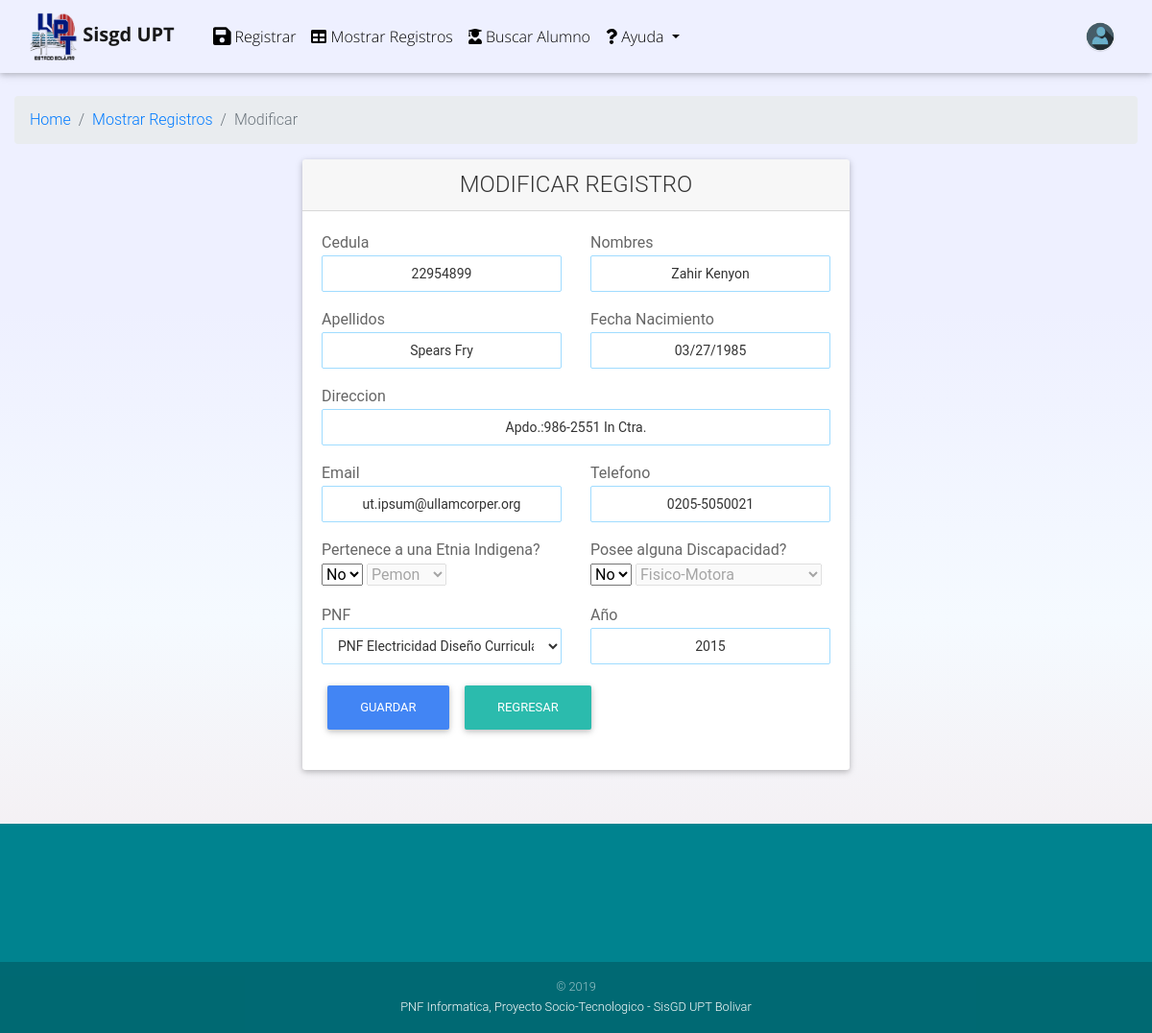
Screenshot of /modificar.php?id=1 (signed in) with the database file from the repository.
### tables this page shows
CREATE TABLE `estudiantes` (
  `id` mediumint(4) NOT NULL,
  `cedula` varchar(15) DEFAULT NULL,
  `nombres` varchar(255) DEFAULT NULL,
  `apellidos` varchar(255) DEFAULT NULL,
  `direccion` varchar(255) DEFAULT NULL,
  `fechanac` varchar(255) DEFAULT NULL,
  `email` varchar(255) DEFAULT NULL,
  `telefono` varchar(100) DEFAULT NULL,
  `indigena` text NOT NULL,
  `etnia` varchar(10) NOT NULL,
  `discapacitado` text NOT NULL,
  `discapacidad` varchar(10) NOT NULL,
  `pnf` varchar(255) DEFAULT NULL,
  `anno` varchar(255) DEFAULT NULL
);

### modificar.php (the view, shortened to what this page needs)
<?php
include 'sessionno.php';
$id = $_GET['id'];
$sql = "SELECT * FROM estudiantes WHERE id = '$id'";
$resultado = $mysqli->query($sql);
$row = $resultado->fetch_array(MYSQLI_ASSOC);
include 'head.php';
?>
<body class="hm-gradient">
    <?php include 'navbar.php'; ?>
    <div class="container">
        <nav aria-label="breadcrumb">
  <ol class="breadcrumb">
    <li class="breadcrumb-item"><a href="index.php">Home</a></li>
    <li class="breadcrumb-item"><a href="registrosper.php">Mostrar Registros</a></li>
    <li class="breadcrumb-item active" aria-current="page">Modificar</li>
  </ol>
</nav>
        <div class="row">
            <div class="col-md-3"></div>
            <div class="col-md-6"><div class="card login-box">
                <div class="card-header"><h3 style="text-align:center">MODIFICAR REGISTRO</h3>
                </div>
                <div class="card-body">
                    <form id="formnuevo" class="form-card" method="POST" action="update.php" autocomplete="off">
                        <div class="form-group row">
                            <div class="col-md-6">
                                Cedula <input type="number" class="form-control" id="cedula" name="cedula" placeholder="Cedula" value="<?php echo $row['cedula']; ?>">
                            </div>
                            <div class="col-md-6">
                                Nombres <input type="text" class="form-control" id="nombres" name="nombres" placeholder="Nombres" value="<?php echo $row['nombres']; ?>" required>
                            </div>
                        </div>
                        <div class="form-group row">
                            <div class="col-md-6">
                                Apellidos <input type="text" class="form-control" id="apellidos" name="apellidos" placeholder="Apellidos" value="<?php echo $row['apellidos']; ?>" required>
                            </div>
                            <div class="col-md-6">
                                Fecha Nacimiento <input type="text" class="form-control" id="fechanac" name="fechanac" placeholder="Fecha Nacimiento" value="<?php echo $row['fechanac']; ?>" required>
                            </div>
                        </div>
                        <div class="form-group row">
                            <div class="col-md-12">
                                Direccion <input type="text" class="form-control" id="direccion" name="direccion" placeholder="Direccion" value="<?php echo $row['direccion']; ?>" required>
                            </div>
                        </div>
                        <div class="form-group row">
                            <div class="col-md-6">
                                Email<input type="email" class="form-control" id="email" name="email" placeholder="Email" value="<?php echo $row['email']; ?>" required>
                            </div>
                            <div class="col-md-6">
                                Telefono<input type="tel" class="form-control" id="telefono" name="telefono" value="<?php echo $row['telefono']; ?>" placeholder="Telefono">
                            </div>
                        </div>
                         <div class="form-group row">
                            <div class="col-md-6"> Pertenece a una Etnia Indigena?
                                <select name="indigena" id="one">
                                    <option value="no">No</option>
                                </select>
                                <select name="etnia" id="two" disabled>
                                    <option value="Pemon">Pemon</option>
                                </select>
                            </div>
                            <div class="col-md-6">
                                Posee alguna Discapacidad?
                                <select name="discapacitado" id="oned">
                                    <option value="no">No</option>
                                </select>
                                <select name="discapacidad" id="twod" disabled>
                                    <option value="Fisico-Motora">Fisico-Motora</option>
                                </select>
                            </div>
                        </div>
                        <div class="form-group row">
                            <div class="col-md-6">PNF
                                <select name="pnf" class="form-control">
                                    <option value="PNF Electricidad Diseño Curricular 2008">PNF Electricidad Diseño Curricular 2008</option>
                                </select>
                            </div>
                            <div class="col-md-6">
                                Año<input type="number" class="form-control" id="año" name="anno" placeholder="Año" value="<?php echo $row['anno']; ?>" required>
                            </div>
                        </div>
                        <div class="form-group">
                            <div>
                                <button type="submit" class="btn btn-primary">Guardar</button>
                                <a href="mostrarregistros.php" class="btn btn-default">Regresar</a>
                            </div>
                        </div>
                    </form>
                </div>
            </div>
        </div>
        <div class="col-md-3"></div>
    </div>
    <br>
</div>
<?php include 'footer.php'; ?>
</body>
</html>

### css/style.css (style rules this page uses)
body { font-family: 'GoogleSans','Open Sans','Lato','Verdana','Tahoma','Segoe UI', sans-serif; font-size: 14px; background-color: #fff; }
.hm-gradient { background-image: linear-gradient(to top, #f3e7e9 0%, #F5FAFF 40%, #EEF0FF 70%); }
input[type=number] { -moz-appearance:textfield; }
.form-control { border-radius: 9px; font-size: 14px; text-align: center; outline: none; border: 1px solid #A0DCFF; color: #333; }

### rows the page displays
estudiantes: cedula "22954899", nombres "Zahir Kenyon", apellidos "Spears Fry", fechanac "03/27/1985", direccion "Apdo.:986-2551 In Ctra.", email "ut.ipsum@ullamcorper.org", telefono "0205-5050021", anno "2015"
